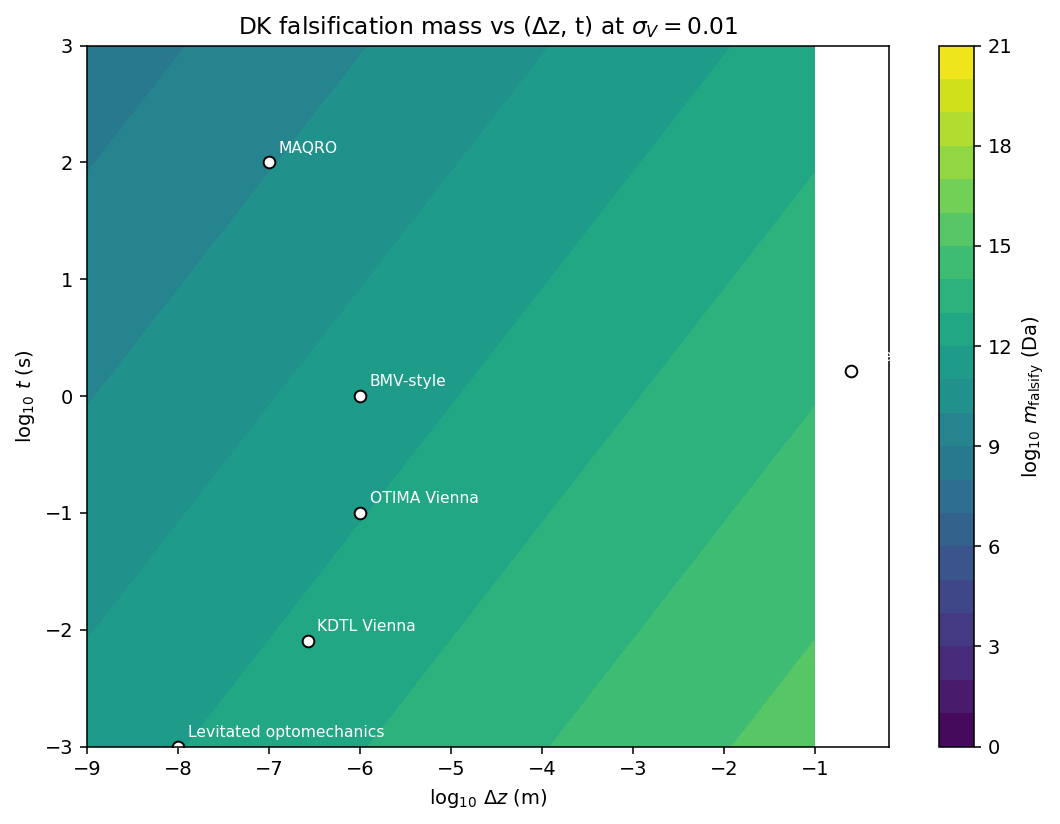

The script that saved this image:
"""
predict_visibility_vs_mass.py — DK falsifiability roadmap
==========================================================

For a candidate matter-wave interferometer (geometry + sensitivity), compute
the test-particle mass at which the DK Penrose-Diosi visibility prediction
becomes detectable. Treat that mass as the framework's falsification threshold
for that experiment.

DK visibility envelope (Penrose-Diosi self-gravity branch, EQUATIONS.md §7,
mirroring gravitational_bell.chsh_penrose_diosi):

    V(m) / V0 = exp( -(Gamma_PD * t)^2 / 2 ),   Gamma_PD = G * m^2 / (hbar * dz)

Solving V0 - V = sigma_V for m gives:

    m_falsify = ( sqrt(-2 ln(1 - sigma_V)) * hbar * dz / (G * t) )^(1/2)

Below this mass, an experiment cannot distinguish DK from standard QM.
Above it, the framework predicts a contrast loss the experiment can resolve.

Companion mode: gravitational-source-driven (Gamma_KPS, mass-linear). Set
    delta_Phi_J_per_kg > 0 to override Gamma_PD with Gamma_KPS = m * dPhi / hbar.

Usage
-----
    python3 predict_visibility_vs_mass.py
"""

import numpy as np
from pathlib import Path
_HERE = Path(__file__).resolve().parent

G = 6.674e-11
hbar = 1.055e-34
amu = 1.66054e-27   # kg per dalton

# ---------------------------------------------------------------------------
# Core predictions
# ---------------------------------------------------------------------------

def gamma_pd(m_kg, dz_m):
    """Penrose-Diosi self-gravity rate Gamma = G m^2 / (hbar dz).  rad/s."""
    return G * m_kg**2 / (hbar * dz_m)

def gamma_kps(m_kg, dPhi_Jkg):
    """KPS source-mass-driven rate Gamma = m * dPhi / hbar.  rad/s."""
    return m_kg * dPhi_Jkg / hbar

def visibility(m_kg, dz_m, t_s, dPhi=None):
    """DK fringe-contrast prediction. If dPhi is given, uses Gamma_KPS;
    otherwise uses Gamma_PD. Returns V/V0 in [0, 1]."""
    Gamma = gamma_kps(m_kg, dPhi) if dPhi else gamma_pd(m_kg, dz_m)
    dphi = Gamma * t_s
    return np.exp(-dphi**2 / 2.0)

def m_falsify(dz_m, t_s, sigma_V, dPhi=None):
    """Smallest test-particle mass at which DK predicts a visibility loss
    of magnitude sigma_V (i.e., 1-sigma detection threshold).

    sigma_V should be the experiment's *resolution* on visibility:
    e.g., 0.01 if it can confirm V/V0 = 0.99 against V/V0 = 1.00.
    """
    dphi_thresh = np.sqrt(-2.0 * np.log(1.0 - sigma_V))
    if dPhi:
        # Gamma_KPS branch: m = dphi_thresh * hbar / (dPhi * t)
        return dphi_thresh * hbar / (dPhi * t_s)
    # Gamma_PD branch: m = sqrt(dphi_thresh * hbar * dz / (G * t))
    return np.sqrt(dphi_thresh * hbar * dz_m / (G * t_s))

# ---------------------------------------------------------------------------
# Experimental landscape
# ---------------------------------------------------------------------------
# Each entry: (label, test_mass_kg, dz_m, t_s, sigma_V, mode, notes)
#   mode = "PD" for self-gravity branch (no external source), "KPS:<dPhi>"
#   for source-driven (give dPhi in J/kg).
#
# Numbers below are order-of-magnitude representative — adjust to your
# preferred reference values; the framework prediction is robust to ~factor-2
# variations in any single column.

EXPERIMENTS = [
    # label,                    m_kg,        dz_m,    t_s,     sigma_V, mode,        notes
    ("Overstreet 2022 (Stanford)",
                                1.443e-25,   0.25,    1.64,    2.3e-5,  "PD",
                                "Rb-87, 52hbar k, source-mass-driven AB phase"),
    ("KDTL Vienna (Arndt 2019)",
                                25000*amu,   2.66e-7, 8e-3,    0.01,    "PD",
                                "Oligoporphyrin near-field Talbot-Lau"),
    ("OTIMA Vienna (proposed)",
                                1e6 * amu,   1e-6,    0.1,     0.01,    "PD",
                                "Optical TL, decoherence-free regime target"),
    ("Levitated optomechanics (current)",
                                1e9 * amu,   1e-8,    1e-3,    0.05,    "PD",
                                "Silica nanosphere, ground-state cooled"),
    ("MAQRO (space proposal)",
                                1e10 * amu,  1e-7,    100.0,   0.01,    "PD",
                                "Microgravity, long coherence time"),
    ("BMV-style (mug entanglement)",
                                1e-9,        1e-6,    1.0,     0.01,    "PD",
                                "Bose-Marletto-Vedral target geometry"),
]

# ---------------------------------------------------------------------------
# Report
# ---------------------------------------------------------------------------

def kg_to_dalton(m_kg):
    return m_kg / amu

def fmt_mass(m_kg):
    """Human-friendly mass."""
    da = kg_to_dalton(m_kg)
    if da < 1e3:
        return f"{da:.1f} Da"
    if da < 1e6:
        return f"{da/1e3:.2f} kDa"
    if da < 1e9:
        return f"{da/1e6:.2f} MDa"
    if da < 1e12:
        return f"{da/1e9:.2f} GDa"
    if da < 1e18:
        return f"{da/1e12:.2f} TDa"
    return f"{m_kg:.2e} kg"

def report():
    print("="*86)
    print("DK Falsifiability Roadmap — Penrose-Diósi visibility branch")
    print("="*86)
    print(f"{'Experiment':<32} {'m_test':<14} {'m_falsify':<14} {'V/V0':<10} {'Status':<14}")
    print("-"*86)

    for label, m_kg, dz, t, sV, mode, _ in EXPERIMENTS:
        if mode.startswith("KPS"):
            dPhi = float(mode.split(":")[1])
            mF = m_falsify(dz, t, sV, dPhi=dPhi)
            V  = visibility(m_kg, dz, t, dPhi=dPhi)
        else:
            mF = m_falsify(dz, t, sV)
            V  = visibility(m_kg, dz, t)

        ratio = m_kg / mF
        if ratio < 0.1:
            status = f"safe x{1/ratio:.1e}"
        elif ratio < 1.0:
            status = f"closing x{1/ratio:.2f}"
        else:
            status = f"FALSIFIED x{ratio:.1f}"

        print(f"{label:<32} {fmt_mass(m_kg):<14} {fmt_mass(mF):<14} "
              f"{V:<10.6f} {status:<14}")

    print()
    print("Reading the 'Status' column:")
    print("  safe x<N>     : test mass is N x below DK threshold; experiment cannot")
    print("                  distinguish DK from standard QM.")
    print("  closing x<r>  : within an order of magnitude — next-gen variant could bite.")
    print("  FALSIFIED x<f>: DK predicts a visibility loss the experiment should already")
    print("                  resolve. If the experiment instead saw full standard-QM")
    print("                  contrast, the framework is in tension.")
    print()
    print("How to read m_falsify:")
    print("  This is the smallest test-particle mass at which the experiment's")
    print("  visibility resolution sigma_V equals DK's predicted loss exp(-(Gm^2 t/hbar dz)^2 / 2).")
    print("  It scales as (sigma_V * dz / t)^(1/4), so longer coherence time and ")
    print("  smaller superposition separation tighten the bound (smaller m_falsify).")
    print("  Note dz appears in the numerator: a larger superposition makes self-gravity")
    print("  weaker per unit mass (Gm^2/dz), so larger dz raises m_falsify.")
    print()
    print("Caveats:")
    print("  - Uses Penrose-Diosi self-gravity branch (no external source mass).")
    print("    Source-mass-driven experiments (Overstreet) feed Gamma_KPS, which")
    print("    is mass-linear, not mass-quadratic.")
    print("  - sigma_V is the *visibility* resolution, not the phase resolution.")
    print("    For an interferometer where you only get a phase readout, convert")
    print("    via sigma_V ~ sigma_phi^2 / 2 (small-loss limit).")
    print("  - dz here is the framework's 'self-gravitational separation', taken to")
    print("    be the spatial-superposition extent. For a particle in a ground-state-")
    print("    cooled trap, the relevant dz is the wavepacket separation, not the")
    print("    trap size.")

# ---------------------------------------------------------------------------
# Falsification-mass curves (dz, t) -> m_falsify, for plotting
# ---------------------------------------------------------------------------

def m_falsify_grid(dz_array, t_array, sigma_V=0.01):
    """Return 2D grid of m_falsify (kg) over (dz, t)."""
    DZ, T = np.meshgrid(dz_array, t_array, indexing='ij')
    return np.sqrt(np.sqrt(-2.0 * np.log(1.0 - sigma_V)) * hbar * DZ / (G * T))


if __name__ == "__main__":
    report()

    # Optional: produce a 2D contour plot of m_falsify across the (dz, t) plane
    try:
        import matplotlib
        matplotlib.use('Agg')
        import matplotlib.pyplot as plt

        dz = np.logspace(-9, -1, 80)   # 1 nm to 10 cm
        t  = np.logspace(-3, 3, 80)    # 1 ms to 1000 s
        M = m_falsify_grid(dz, t, sigma_V=0.01) / amu  # in Da

        fig, ax = plt.subplots(figsize=(8, 6))
        cs = ax.contourf(np.log10(dz), np.log10(t),
                         np.log10(M.T),
                         levels=np.arange(0, 22, 1),
                         cmap='viridis')
        plt.colorbar(cs, ax=ax, label=r'$\log_{10}\,m_\mathrm{falsify}$ (Da)')

        # Overlay current/proposed experiments
        for label, m_kg, dz_e, t_e, _, _, _ in EXPERIMENTS:
            ax.plot(np.log10(dz_e), np.log10(t_e), 'wo', markeredgecolor='k')
            ax.annotate(label.split('(')[0].strip(),
                        xy=(np.log10(dz_e), np.log10(t_e)),
                        xytext=(5, 5), textcoords='offset points',
                        fontsize=8, color='white',
                        path_effects=None)

        ax.set_xlabel(r'$\log_{10}\,\Delta z$ (m)')
        ax.set_ylabel(r'$\log_{10}\,t$ (s)')
        ax.set_title(r'DK falsification mass vs (Δz, t) at $\sigma_V = 0.01$')
        plt.tight_layout()
        plt.savefig(_HERE / 'predict_visibility_vs_mass.png', dpi=140, bbox_inches='tight')
        print("\nSaved predict_visibility_vs_mass.png")
    except ImportError:
        print("\n(matplotlib not available; skipping contour plot.)")
